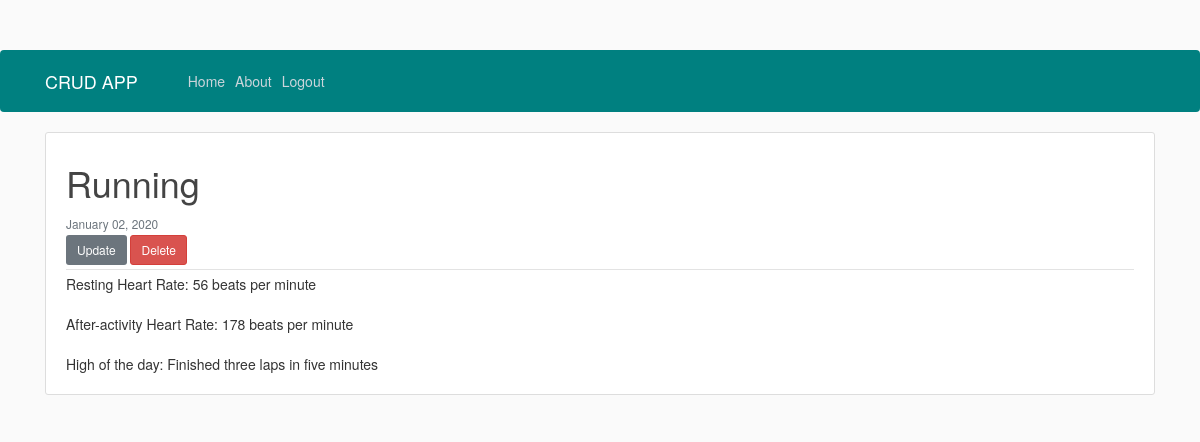
Screenshot of /actlog/2/ (signed in) with the database file from the repository.
### actlog/models.py (models this page shows, shortened)
class ActivityLog(models.Model):
	M1 = 'Monday 7:30 A.M. - 9:30 A.M.'
	M2 = 'Monday 9:30 A.M. - 11:30 A.M.'
	M3 = 'Monday 11:30 A.M. - 1:30 P.M.'
	M4 = 'Monday 1:30 P.M. - 3:30 P.M.'
	M5 = 'Monday 3:30 P.M. - 5:30 P.M.'
	M6 = 'Monday 5:30 P.M. - 7:30 P.M.'
	T1 = 'Tuesday 7:30 A.M. - 9:30 A.M.'
	T2 = 'Tuesday 9:30 A.M. - 11:30 A.M.'
	T3 = 'Tuesday 11:30 A.M. - 1:30 P.M.'
	T4 = 'Tuesday 1:30 P.M. - 3:30 P.M.'
	T5 = 'Tuesday 3:30 P.M. - 5:30 P.M.'
	T6 = 'Tuesday 5:30 P.M. - 7:30 P.M.'
	W1 = 'Wednesday 7:30 A.M. - 9:30 A.M.'
	W2 = 'Wednesday 9:30 A.M. - 11:30 A.M.'
	W3 = 'Wednesday 11:30 A.M. - 1:30 P.M.'
	W4 = 'Wednesday 1:30 P.M. - 3:30 P.M.'
	W5 = 'Wednesday 3:30 P.M. - 5:30 P.M.'
	W6 = 'Wednesday 5:30 P.M. - 7:30 P.M.'
	TH1 = 'Thursday 7:30 A.M. - 9:30 A.M.'
	TH2 = 'Thursday 9:30 A.M. - 11:30 A.M.'
	TH3 = 'Thursday 11:30 A.M. - 1:30 P.M.'
	TH4 = 'Thursday 1:30 P.M. - 3:30 P.M.'
	TH5 = 'Thursday 3:30 P.M. - 5:30 P.M.'
	TH6 = 'Thursday 5:30 P.M. - 7:30 P.M.'
	F1 = 'Friday 7:30 A.M. - 9:30 A.M.'
	F2 = 'Friday 9:30 A.M. - 11:30 A.M.'
	F3 = 'Friday 11:30 A.M. - 1:30 P.M.'
	F4 = 'Friday 1:30 P.M. - 3:30 P.M.'
	F5 = 'Friday 3:30 P.M. - 5:30 P.M.'
	F6 = 'Friday 5:30 P.M. - 7:30 P.M.'
	SCHED_CHOICES = [
			(M1,'MON 730H-0930H' ), (M2 , 'MON 0930H-1130H') ,(M3, 'MON 1130H-0130H'),
			(M4, 'MON 0130H-0330H'), (M5, 'MON 0330H-0530H'), (M6,'MON 0530H-0730H'),
			(T1, 'TUE 0730H-0930H'), (T2, 'TUE 0930H-1130H'), (T3, 'TUE 1130H-0130H'),
			(T4, 'TUE 0130H-0330H'), (T5, 'TUE 0330H-0530H'), (T6,'TUE 0530H-0730H'),
			(W1, 'WED 0730H-0930H'), (W2, 'WED 0930H-1130H'), (W3, 'WED 1130H-0130H'),
			(W4, 'WED 0130H-0330H'), (W5, 'WED 0330H-0530H'), (W6,'WED 0530H-0730H'),
			(TH1, 'THU 0730H-0930H'), (TH2, 'THU 0930H-1130H'), (TH3, 'THU 1130H-0130H'),
			(TH4, 'THU 0130H-0330H'), (TH5, 'THU 0330H-0530H'), (TH6,'THU 0530H-0730H'),
			(F1, 'FRI 0730H-0930H'), (F2, 'FRI 0930H-1130H'), (F3, 'FRI 1130H-0130H'),
			(F4, 'FRI 0130H-0330H'), (F5, 'FRI 0330H-0530H'), (F6,'FRI 0530H-0730H'),
	]
	activity = models.CharField(max_length = 50)
	rhr = models.IntegerField(validators = [MinValueValidator(45),MaxValueValidator(85)])
	ahr = models.IntegerField(validators = [MinValueValidator(75),MaxValueValidator(200)])
	day = models.DateField()
	highday = models.CharField(max_length = 100)

### actlog/views.py (the view)
# urls.py: path('actlog/<int:pk>/', ActivityLogDetailView.as_view(), name = 'actlog-detail'),
class ActivityLogDetailView(LoginRequiredMixin, DetailView):  # view of all activities
	model = ActivityLog

### actlog/templates/actlog/activitylog_detail.html
{% extends "actlog/base.html" %}
{% block content %}
        <article class="media content-section">
          <div class="media-body">
            <div class="article-metadata">
              <h1 class="mr-2" >{{ object.activity }}</h1>
              <small class="text-muted">{{ object.day|date:"F d, Y" }}</small>
			<div>	<a class = "btn btn-secondary btn-sm mt-1 mb-1" href = "{% url 'actlog-update' object.id %}" > Update </a>
				<a class = "btn btn-danger btn-sm mt-1 mb-1" href = "{% url 'actlog-delete' object.id %}" > Delete </a>
				</div>
            </div>
            <p class="article-content">Resting Heart Rate: {{ object.rhr }} beats per minute
				<br>After-activity Heart Rate: {{object.ahr}} beats per minute</br> <br>High of the day: {{object.highday}}</br></p>
          </div>
        </article>
{% endblock content %}

### actlog/static/actlog/main.css (style rules this page uses)
body { background: #fafafa; color: #333333; margin-top: 5rem; }
h1, h2, h3, h4, h5, h6 { color: #444444; }
.content-section { background: #ffffff; padding: 10px 20px; border: 1px solid #dddddd; border-radius: 3px; margin-bottom: 20px; }
.article-content { white-space: pre-line; }
.article-metadata { padding-bottom: 1px; margin-bottom: 4px; border-bottom: 1px solid #e3e3e3 }

### rows the page displays
ActivityLog: activity "Running", day "January 02, 2020", rhr "56", ahr "178", highday "Finished three laps in five minutes"
